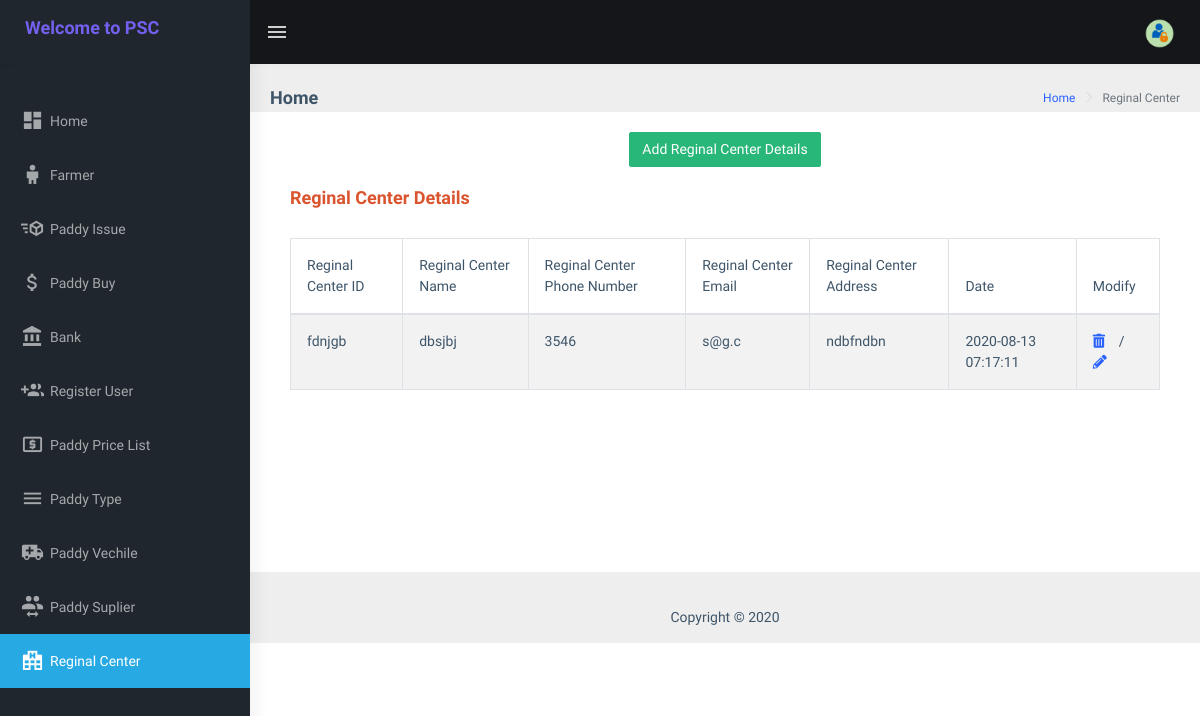
Page /common_components/reginal_center.php (signed in) on the earlier database version.
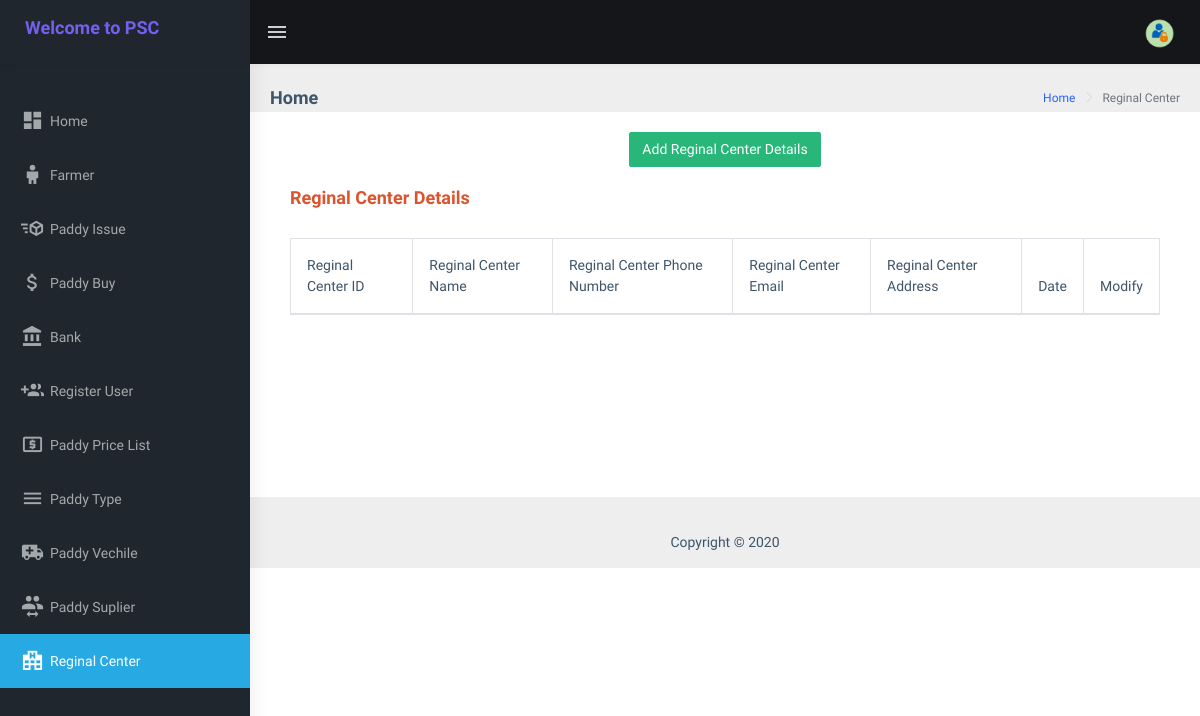
Same page on the later database version.
### tables this page shows
CREATE TABLE `reginal_center` (
  `row_id` int(11) NOT NULL,
  `reg_center_id` varchar(50) NOT NULL,
  `reg_center_name` varchar(100) NOT NULL,
  `reg_center_telno` int(15) NOT NULL,
  `reg_center_email` varchar(50) NOT NULL,
  `reg_center_address` varchar(150) NOT NULL,
  `date` timestamp NOT NULL DEFAULT current_timestamp() ON UPDATE current_timestamp()
);

### function.php (called while the page is built, shortened)
<?php
	function isAdmin()
	{
		if (isset($_SESSION['user']) && $_SESSION['user']['user_type'] == 'admin' ) {
			return true;
		}else{
			return false;
		}
	}
?>

### common_components/reginal_center.php (the view, shortened to what the changed rows need)
<?php
	include('../function.php');
	if (!isAdmin() AND !isCollactionOfficer() AND !isManager() AND !isClerk() AND !isFinanceOfficer() AND !isStorekeeper()) {
		$_SESSION['msg'] = "You must log in first";
		header('location: ../Index.php');
	}else{
?>
<!DOCTYPE html>
<html dir="ltr" lang="en">
    <head>
        <?php include '../mainstuff/inhead.php'; ?>
				<link rel="stylesheet" type="text/css" href="../assets/extra-libs/multicheck/multicheck.css">
				<link href="../js/jquery.dataTables.min.css" rel="stylesheet">
				<link rel="stylesheet" type="text/css" href="../assets/libs/select2/dist/css/select2.min.css">
    </head>
    <body>
        <div id="main-wrapper">
			<div class="page-wrapper">
								                <div class="row">
								                    <div class="col-md-12">
								                        <div class="card card-body printableArea">
																					<form class="form-horizontal" action="" enctype="multipart/form-data" method="post">
																								<div class="card-body">
																												<h4 class="text-danger">Reginal Center Details</h4><br>
																												<div class="table-responsive">
																														<table id="zero_config" class="table table-striped table-bordered">
																																<thead>
																																		<tr>
																																			<th> Reginal Center ID </th>
																																			<th> Reginal Center Name </th>
																																			<th> Reginal Center Phone Number </th>
																																			<th> Reginal Center Email </th>
																																			<th> Reginal Center Address </th>
																																			<th> Date </th>
																																			<th> Modify </th>
																																		</tr>
																																</thead>
																																<tbody>
																																		<?php
																																					$sql= "select * from reginal_center";
																																					$run = mysqli_query($conn,$sql);
																																						while($row=mysqli_fetch_array($run)){
																																								$id = $row['row_id'];
																																								$reg_center_id = $row['reg_center_id'];
																																								$reg_center_name = $row['reg_center_name'];
																																								$reg_center_telno = $row['reg_center_telno'];
																																								$reg_center_email = $row['reg_center_email'];
																																								$reg_center_address = $row['reg_center_address'];
																																								$date = $row['date'];
																																		?>
																													<tr>
																															<td> <?php echo $reg_center_id; ?> </td>
																															<td> <?php echo $reg_center_name; ?> </td>
																															<td> <?php echo $reg_center_telno; ?> </td>
																															<td> <?php echo $reg_center_email; ?> </td>
																															<td> <?php echo $reg_center_address; ?> </td>
																															<td> <?php echo $date; ?> </td>
																													<td>
																													<a href="delete_reginal_center.php?delete_reginal_center=<?php echo $id; ?>" onclick="return confirm('Are you sure you want to delete this item?');">
																															<i class=" fas fa-trash-alt"></i>
																													</a>&nbsp&nbsp / &nbsp
																												 	<a href="edit_reginal_center.php?edit_reginal_center=<?php echo $id; ?>">
																															<i class=" fas fa-pencil-alt"></i>
																													</a>
																													</td>
																													</tr>
																										<?php } ?>
																								</tbody>
																						</table>
																				</div>
																		</form><br><br><br><br><br><br>
																</div>
								                    </div>
								                </div>
								            </div>
	  </body>
</html>
													<?php } ?>

Differences in the rows shown:
removed reginal_center: reg_center "fdnjgb", reg_center_name "dbsjbj", reg_center_telno "3546", reg_center_email "s@g.c", reg_center_address "ndbfndbn", date "2020-08-13 07:17:11"
